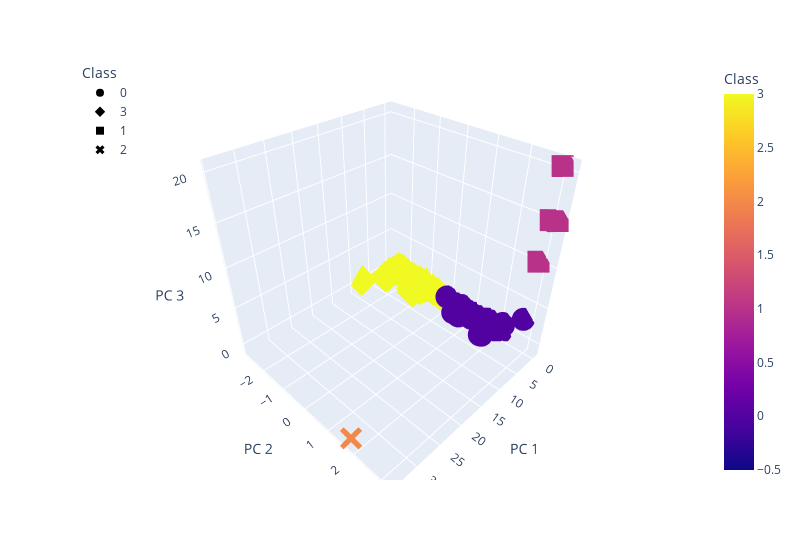

This figure's notebook cell:
### Markdown cell above
### Deliverable 4: Visualizing Cryptocurrencies Results

#### 3D-Scatter with Clusters

### Code cell
# Creating a 3D-Scatter with the PCA data and the clusters
fig = px.scatter_3d(
    clustered_df, 
    x="PC 1", 
    y="PC 2", 
    z="PC 3", 
    color="Class", 
    symbol="Class", 
    width=800, 
    hover_name="CoinName",
    hover_data=["Algorithm"]
)
fig.update_layout(legend=dict(x=0, y=1))
fig.show()

### Figure 1 — Plotly figure (JSON) as saved in the notebook; plotly's stock layout.template omitted (floating-point values rounded to 4 significant figures; data arrays with more than 128 entries replaced by an {"elided": "..."} marker saying what was removed)
{"data": [{"customdata": {"elided": "289x1 str values"}, "hovertemplate": "<b>%{hovertext}</b><br><br>Class=%{marker.color}<br>PC 1=%{x}<br>PC 2=%{y}<br>PC 3=%{z}<br>Algorithm=%{customdata[0]}<extra></extra>", "hovertext": {"elided": "289 str values"}, "legendgroup": "0", "marker": {"color": {"elided": "289 int values"}, "coloraxis": "coloraxis", "symbol": "circle"}, "mode": "markers", "name": "0", "scene": "scene", "showlegend": true, "type": "scatter3d", "x": {"elided": "289 float values"}, "y": {"elided": "289 float values"}, "z": {"elided": "289 float values"}}, {"customdata": {"elided": "238x1 str values"}, "hovertemplate": "<b>%{hovertext}</b><br><br>Class=%{marker.color}<br>PC 1=%{x}<br>PC 2=%{y}<br>PC 3=%{z}<br>Algorithm=%{customdata[0]}<extra></extra>", "hovertext": {"elided": "238 str values"}, "legendgroup": "3", "marker": {"color": {"elided": "238 int values"}, "coloraxis": "coloraxis", "symbol": "diamond"}, "mode": "markers", "name": "3", "scene": "scene", "showlegend": true, "type": "scatter3d", "x": {"elided": "238 float values"}, "y": {"elided": "238 float values"}, "z": {"elided": "238 float values"}}, {"customdata": [["Proof-of-BibleHash"], ["SHA-256 + Hive"], ["Proof-of-Authority"], ["ECC 256K1"]], "hovertemplate": "<b>%{hovertext}</b><br><br>Class=%{marker.color}<br>PC 1=%{x}<br>PC 2=%{y}<br>PC 3=%{z}<br>Algorithm=%{customdata[0]}<extra></extra>", "hovertext": ["BiblePay", "LitecoinCash", "Poa Network", "Acute Angle Cloud"], "legendgroup": "1", "marker": {"color": [1, 1, 1, 1], "coloraxis": "coloraxis", "symbol": "square"}, "mode": "markers", "name": "1", "scene": "scene", "showlegend": true, "type": "scatter3d", "x": [-0.2029, -0.351, -0.4127, -0.3628], "y": [3.006, 3.162, 2.869, 2.978], "z": [20.48, 15.29, 10.33, 15.13]}, {"customdata": [["TRC10"]], "hovertemplate": "<b>%{hovertext}</b><br><br>Class=%{marker.color}<br>PC 1=%{x}<br>PC 2=%{y}<br>PC 3=%{z}<br>Algorithm=%{customdata[0]}<extra></extra>", "hovertext": ["BitTorrent"], "legendgroup": "2", "marker": {"color": [2], "coloraxis": "coloraxis", "symbol": "x"}, "mode": "markers", "name": "2", "scene": "scene", "showlegend": true, "type": "scatter3d", "x": [34.06], "y": [1.726], "z": [-0.6897]}], "layout": {"coloraxis": {"colorbar": {"title": {"text": "Class"}}, "colorscale": [[0, "#0d0887"], [0.1111, "#46039f"], [0.2222, "#7201a8"], [0.3333, "#9c179e"], [0.4444, "#bd3786"], [0.5556, "#d8576b"], [0.6667, "#ed7953"], [0.7778, "#fb9f3a"], [0.8889, "#fdca26"], [1, "#f0f921"]]}, "legend": {"title": {"text": "Class"}, "tracegroupgap": 0, "x": 0, "y": 1}, "margin": {"t": 60}, "scene": {"domain": {"x": [0, 1], "y": [0, 1]}, "xaxis": {"title": {"text": "PC 1"}}, "yaxis": {"title": {"text": "PC 2"}}, "zaxis": {"title": {"text": "PC 3"}}}, "width": 800}}
